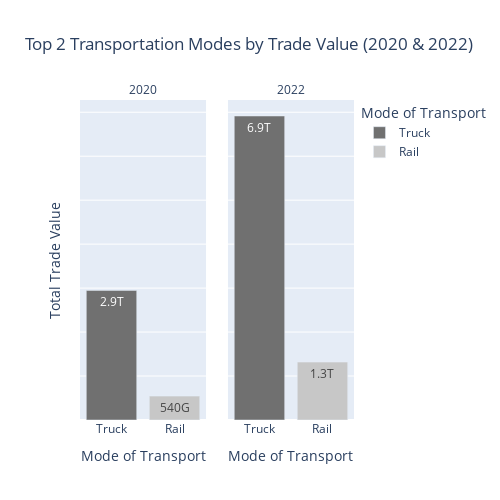

The notebook cell saved with this chart:
### Code cell
color_map = {
    "Vessel": "#DB8DD0",
    "Air": "#ff7f0e",
    "Mail": "#2ca02c",
    "Truck": "#707070",
    "Rail": "#C7C7C7",
    "Pipeline": "#8c564b",
    "Other": "#e377c2",
    "FTZs": "#7f7f7f"
}

fig_value = px.bar(
    top2_value,
    x = "DISAGMOT",
    y = "VALUE",
    color = "DISAGMOT",
    facet_col = "YEAR",
    title = "Top 2 Transportation Modes by Trade Value (2020 & 2022)",
    labels = {"DISAGMOT": "Mode of Transport", "VALUE": "Total Trade Value"},
    text_auto = ".2s",
    facet_col_spacing = 0.08,
    color_discrete_map = color_map
)
fig_value.update_layout(
    height = 500,
    width = 500,
    showlegend = True,
    yaxis = dict(
        showticklabels = False
    )
)
fig_value.for_each_annotation(lambda a: a.update(text = a.text.split("=")[-1]))
fig_value.write_image("Graphs/D_Value.png", width = 600, height = 500, scale = 2)
fig_value.show()

### Figure 1 — Plotly figure (JSON) as saved in the notebook; plotly's stock layout.template omitted (floating-point values rounded to 4 significant figures)
{"data": [{"hovertemplate": "Mode of Transport=%{x}<br>YEAR=2020<br>Total Trade Value=%{y}<extra></extra>", "legendgroup": "Truck", "marker": {"color": "#707070", "pattern": {"shape": ""}}, "name": "Truck", "orientation": "v", "showlegend": true, "textposition": "auto", "texttemplate": "%{y:.2s}", "type": "bar", "x": ["Truck"], "xaxis": "x", "y": [2947919739618], "yaxis": "y"}, {"hovertemplate": "Mode of Transport=%{x}<br>YEAR=2022<br>Total Trade Value=%{y}<extra></extra>", "legendgroup": "Truck", "marker": {"color": "#707070", "pattern": {"shape": ""}}, "name": "Truck", "orientation": "v", "showlegend": false, "textposition": "auto", "texttemplate": "%{y:.2s}", "type": "bar", "x": ["Truck"], "xaxis": "x2", "y": [6914752297203], "yaxis": "y2"}, {"hovertemplate": "Mode of Transport=%{x}<br>YEAR=2020<br>Total Trade Value=%{y}<extra></extra>", "legendgroup": "Rail", "marker": {"color": "#C7C7C7", "pattern": {"shape": ""}}, "name": "Rail", "orientation": "v", "showlegend": true, "textposition": "auto", "texttemplate": "%{y:.2s}", "type": "bar", "x": ["Rail"], "xaxis": "x", "y": [543097875200], "yaxis": "y"}, {"hovertemplate": "Mode of Transport=%{x}<br>YEAR=2022<br>Total Trade Value=%{y}<extra></extra>", "legendgroup": "Rail", "marker": {"color": "#C7C7C7", "pattern": {"shape": ""}}, "name": "Rail", "orientation": "v", "showlegend": false, "textposition": "auto", "texttemplate": "%{y:.2s}", "type": "bar", "x": ["Rail"], "xaxis": "x2", "y": [1317315285053], "yaxis": "y2"}], "layout": {"annotations": [{"font": {}, "showarrow": false, "text": "2020", "x": 0.23, "xanchor": "center", "xref": "paper", "y": 1, "yanchor": "bottom", "yref": "paper"}, {"font": {}, "showarrow": false, "text": "2022", "x": 0.77, "xanchor": "center", "xref": "paper", "y": 1, "yanchor": "bottom", "yref": "paper"}], "barmode": "relative", "height": 500, "legend": {"title": {"text": "Mode of Transport"}, "tracegroupgap": 0}, "showlegend": true, "title": {"text": "Top 2 Transportation Modes by Trade Value (2020 & 2022)"}, "width": 500, "xaxis": {"anchor": "y", "categoryarray": ["Truck", "Rail"], "categoryorder": "array", "domain": [0, 0.46], "title": {"text": "Mode of Transport"}}, "xaxis2": {"anchor": "y2", "categoryarray": ["Truck", "Rail"], "categoryorder": "array", "domain": [0.54, 1], "matches": "x", "title": {"text": "Mode of Transport"}}, "yaxis": {"anchor": "x", "domain": [0, 1], "showticklabels": false, "title": {"text": "Total Trade Value"}}, "yaxis2": {"anchor": "x2", "domain": [0, 1], "matches": "y", "showticklabels": false}}}
